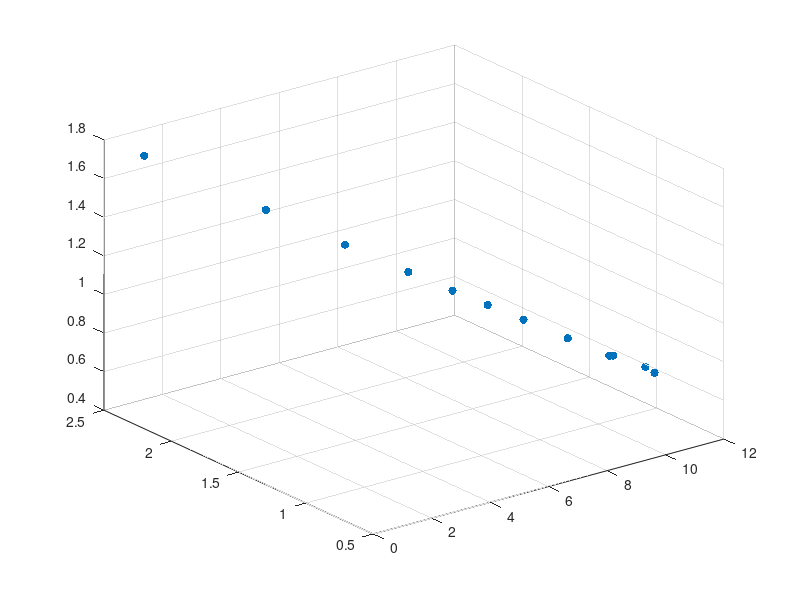

MATLAB code to generate this figure:
y=[1.70326;1.60172 ; 1.50018; 1.39864; 1.2971; 1.19556; 1.09402; 0.9924; 0.89094; 0.7894; 0.6878; 0.58630];
Year=[1 ;2; 3; 4; 5; 6; 7; 8; 9; 10; 11; 12];
fatality=[2.419;1.732;1.361;1.108;0.996;0.952;0.904;0.792;0.701;0.890;0.799;1.084];
X2 = [ones(size(Year)) Year fatality];
c = regress(y,X2)
%Where c denotes magnitude of alpha and beta
scatter3(Year,fatality,y,'filled')